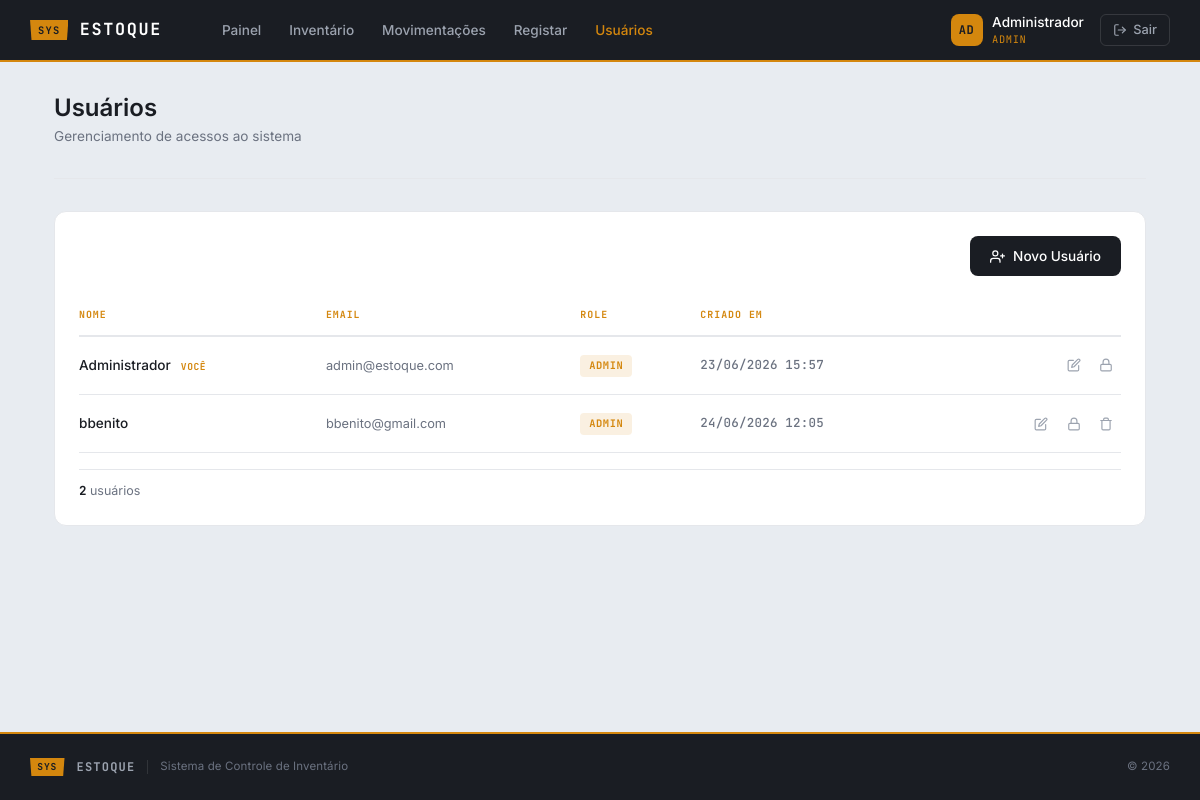
Screenshot of /pages/Usuarios.php (signed in) with the database file from the repository.
### tables this page shows
CREATE TABLE `usuarios` (
  `id` int(255) NOT NULL,
  `nome` varchar(100) NOT NULL,
  `email` varchar(100) NOT NULL,
  `senha` varchar(255) NOT NULL,
  `role` enum('admin','funcionario') NOT NULL,
  `criado_em` timestamp NOT NULL DEFAULT current_timestamp()
);

### model/Usuario.php (called while the page is built, shortened)
<?php
class Usuario
{
    private $conn;
    public function __construct($conn)
    {
        $this->conn = $conn;
    }
    public function listarTodos()
    {
        $sql = "SELECT id, nome, email, role, criado_em FROM usuarios ORDER BY nome ASC";
        $query = $this->conn->prepare($sql);
        $query->execute();
        $result = $query->get_result();
        return $result->fetch_all(MYSQLI_ASSOC);
    }
}

### pages/Usuarios.php (the view, shortened to what this page needs)
<?php
require_once __DIR__ . "/../config/Database.php";
require_once __DIR__ . "/../model/Usuario.php";
$db = new Database();
$conn = $db->conectar();
$usuario = new Usuario($conn);
$usuarios = $usuario->listarTodos();
$totalUsuarios = count($usuarios);
require_once "layouts/header.php";
?>
<div class="app-body">
    <div class="app-container">
        <div class="page-header">
            <h1>Usuários</h1>
            <p>Gerenciamento de acessos ao sistema</p>
        </div>
        <div class="card-app">
            <div class="list-toolbar">
                <div class="list-toolbar-right" style="margin-left:auto;">
                    <button type="button" class="btn-primary-app" data-bs-toggle="modal" data-bs-target="#criarModal">
                        <svg viewBox="0 0 24 24"><path d="M16 21v-2a4 4 0 0 0-4-4H5a4 4 0 0 0-4 4v2"/><circle cx="8.5" cy="7" r="4"/><line x1="20" y1="8" x2="20" y2="14"/><line x1="23" y1="11" x2="17" y2="11"/></svg>
                        Novo Usuário
                    </button>
                </div>
            </div>
            <?php if (empty($usuarios)): ?>
            <div class="empty-state">
                <svg viewBox="0 0 24 24"><path d="M17 21v-2a4 4 0 0 0-4-4H5a4 4 0 0 0-4 4v2"/><circle cx="9" cy="7" r="4"/><path d="M23 21v-2a4 4 0 0 0-3-3.87"/><path d="M16 3.13a4 4 0 0 1 0 7.75"/></svg>
                <h3>Nenhum usuário registado</h3>
                <p>Crie o primeiro usuário para conceder acesso ao sistema.</p>
            </div>
            <?php else: ?>
            <div class="list-table-wrap">
                <table class="list-table">
                    <thead>
                        <tr>
                            <th>Nome</th>
                            <th>Email</th>
                            <th>Role</th>
                            <th>Criado em</th>
                            <th></th>
                        </tr>
                    </thead>
                    <tbody>
                        <?php foreach ($usuarios as $u):
                            $isSelf = (int)$u['id'] === (int)$_SESSION['id'];
                        ?>
                        <tr>
                            <td class="cell-name">
                                <?= htmlspecialchars($u['nome']) ?>
                                <?php if ($isSelf): ?>
                                <span style="font-family:var(--font-tag);font-size:0.6rem;font-weight:700;letter-spacing:0.06em;color:var(--c-amber);margin-left:0.4rem;text-transform:uppercase;">VOCÊ</span>
                                <?php endif; ?>
                            </td>
                            <td class="cell-category"><?= htmlspecialchars($u['email']) ?></td>
                            <td>
                                <span class="role-badge role-<?= $u['role'] ?>"><?= $u['role'] === 'admin' ? 'Admin' : 'Funcionário' ?></span>
                            </td>
                            <td class="cell-code"><?= date('d/m/Y H:i', strtotime($u['criado_em'])) ?></td>
                            <td>
                                <div class="action-group">
                                    <button type="button" class="action-btn edit" title="Editar" data-bs-toggle="modal" data-bs-target="#editarModal"
                                        data-id="<?= $u['id'] ?>"
                                        data-nome="<?= htmlspecialchars($u['nome'], ENT_QUOTES) ?>"
                                        data-email="<?= htmlspecialchars($u['email'], ENT_QUOTES) ?>"
                                        data-role="<?= $u['role'] ?>">
                                        <svg viewBox="0 0 24 24"><path d="M11 4H4a2 2 0 0 0-2 2v14a2 2 0 0 0 2 2h14a2 2 0 0 0 2-2v-7"/><path d="M18.5 2.5a2.121 2.121 0 0 1 3 3L12 15l-4 1 1-4 9.5-9.5z"/></svg>
                                    </button>
                                    <button type="button" class="action-btn edit" title="Alterar Senha" data-bs-toggle="modal" data-bs-target="#senhaModal"
                                        data-id="<?= $u['id'] ?>"
                                        data-nome="<?= htmlspecialchars($u['nome'], ENT_QUOTES) ?>">
                                        <svg viewBox="0 0 24 24"><rect x="3" y="11" width="18" height="11" rx="2" ry="2"/><path d="M7 11V7a5 5 0 0 1 10 0v4"/></svg>
                                    </button>
                                    <?php if (!$isSelf): ?>
                                    <button type="button" class="action-btn delete" title="Excluir" data-bs-toggle="modal" data-bs-target="#deleteModal"
                                        data-id="<?= $u['id'] ?>"
                                        data-nome="<?= htmlspecialchars($u['nome'], ENT_QUOTES) ?>">
                                        <svg viewBox="0 0 24 24"><polyline points="3 6 5 6 21 6"/><path d="M19 6v14a2 2 0 0 1-2 2H7a2 2 0 0 1-2-2V6m3 0V4a2 2 0 0 1 2-2h4a2 2 0 0 1 2 2v2"/></svg>
                                    </button>
                                    <?php endif; ?>
                                </div>
                            </td>
                        </tr>
                        <?php endforeach; ?>
                    </tbody>
                </table>
            </div>
            <div class="list-summary">
                <span><strong><?= $totalUsuarios ?></strong> usuários</span>
            </div>
            <?php endif; ?>
        </div>
    </div>
</div>
<?php require_once "layouts/footer.php"; ?>

### public/css/app.css (style rules this page uses)
:root { --c-deep: #1A1D23; --c-deep-mid: #252830; --c-paper: #E8ECF1; --c-amber: #D4870E; --c-amber-light: #F5B942; --c-white: #FFFFFF; --c-muted: #6B7280; --c-muted-light: #9CA3AF; --c-border: #D1D5DB; --c-border-light: #E5E7EB; --c-input-bg: #F3F4F6; --c-error: #DC2626; --c-success: #059669; --font-body: 'Inter', system-ui, sans-serif; --font-tag: 'JetBrains Mono', monospace; }
*, *::before, *::after { margin: 0; padding: 0; box-sizing: border-box; }
body { font-family: var(--font-body); background: var(--c-paper); color: var(--c-deep); min-height: 100vh; display: flex; flex-direction: column; }
.app-body { flex: 1; padding: 2rem 0; }
.app-container { max-width: 1140px; margin: 0 auto; padding: 0 1.5rem; width: 100%; }
.page-header { margin-bottom: 2rem; padding-bottom: 1rem; border-bottom: 1px solid var(--c-border-light); }
.page-header h1 { font-size: 1.5rem; font-weight: 600; color: var(--c-deep); margin-bottom: 0.2rem; }
.page-header p { font-size: 0.85rem; color: var(--c-muted); }
.btn-primary-app { display: inline-flex; align-items: center; gap: 0.5rem; padding: 0.6rem 1.25rem; background: var(--c-deep); color: var(--c-white); border: none; border-radius: 8px; font-family: var(--font-body); font-size: 0.85rem; font-weight: 500; cursor: pointer; transition: background 0.15s; }
.btn-primary-app svg { width: 15px; height: 15px; stroke: currentColor; fill: none; stroke-width: 2; stroke-linecap: round; stroke-linejoin: round; }
.card-app { background: var(--c-white); border: 1px solid var(--c-border-light); border-radius: 12px; padding: 1.5rem; }
.list-toolbar { display: flex; align-items: center; gap: 0.75rem; margin-bottom: 1.25rem; }
.list-toolbar-right { display: flex; align-items: center; gap: 0.5rem; flex-shrink: 0; }
.list-table-wrap { overflow-x: auto; }
.list-table { width: 100%; border-collapse: separate; border-spacing: 0; font-size: 0.85rem; }
.list-table thead th { font-family: var(--font-tag); font-size: 0.62rem; font-weight: 700; letter-spacing: 0.1em; text-transform: uppercase; color: var(--c-amber); padding: 0.75rem 0.5rem; border-bottom: 2px solid var(--c-border-light); text-align: left; white-space: nowrap; }
.list-table thead th:first-child { padding-left: 0; }
.list-table thead th:last-child { padding-right: 0; text-align: right; }
.list-table tbody tr { transition: background 0.12s; }
.list-table tbody td { padding: 0.85rem 0.5rem; border-bottom: 1px solid var(--c-border-light); vertical-align: middle; }
.list-table tbody td:first-child { padding-left: 0; }
.list-table tbody td:last-child { padding-right: 0; text-align: right; }
.cell-code { font-family: var(--font-tag); font-size: 0.78rem; font-weight: 500; color: var(--c-muted); letter-spacing: 0.02em; }
.cell-name { font-weight: 500; color: var(--c-deep); }
.cell-category { color: var(--c-muted); font-size: 0.8rem; }
.action-group { display: inline-flex; align-items: center; gap: 0.15rem; }
.action-btn { display: inline-flex; align-items: center; justify-content: center; width: 30px; height: 30px; border: 1.5px solid transparent; border-radius: 6px; background: none; cursor: pointer; transition: all 0.15s; text-decoration: none; }
.action-btn svg { width: 14px; height: 14px; stroke: currentColor; fill: none; stroke-width: 2; stroke-linecap: round; stroke-linejoin: round; }
.action-btn.edit { color: var(--c-muted-light); }
.action-btn.delete { color: var(--c-muted-light); }
.list-summary { display: flex; align-items: center; justify-content: space-between; margin-top: 1rem; padding-top: 0.75rem; border-top: 1px solid var(--c-border-light); }
.list-summary span { font-size: 0.78rem; color: var(--c-muted); }
.list-summary strong { font-family: var(--font-tag); font-weight: 700; color: var(--c-deep); }
.role-badge { font-family: var(--font-tag); font-size: 0.65rem; font-weight: 700; letter-spacing: 0.06em; text-transform: uppercase; padding: 0.2rem 0.55rem; border-radius: 4px; display: inline-block; }
.role-badge.role-admin { background: rgba(212, 135, 14, 0.12); color: var(--c-amber); }

### rows the page displays
usuarios: nome "Administrador", shows "VOCÊ", email "admin@estoque.com", role "ADMIN", criado_em "23/06/2026 15:57"
usuarios: nome "bbenito", email "bbenito@gmail.com", role "ADMIN", criado_em "24/06/2026 12:05"

### other values shown
substr($_SESSION['nome'] ?? 'U', 0, 2) "AD"
$_SESSION['nome'] "Administrador"
$_SESSION['role'] "ADMIN"
$totalUsuarios "2"
